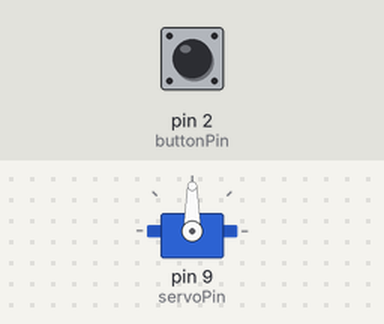
The sketch below on a simulated Arduino Uno, built with avr-gcc and run on an emulated ATmega328P. Parts: servo. Inputs (shaded band) come from the test bench; at power-on: pin 2 (buttonPin) HIGH.

Above: at 1.2 s.
1.3 s: pin 2 (buttonPin) pulled LOW for 0.15 s
At 1.8 s:
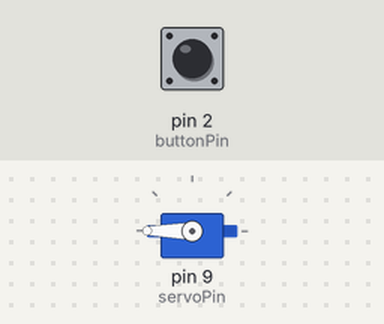
4.4 s: pin 2 (buttonPin) pulled LOW for 1 s
At 4.7 s:
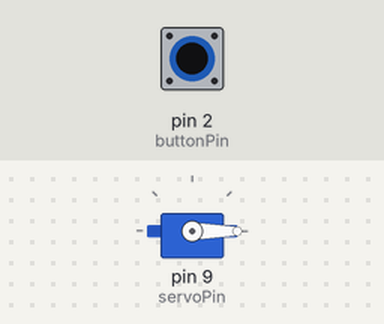
8.4 s: pin 2 (buttonPin) pulled LOW for 3.2 s
At 11.2 s:
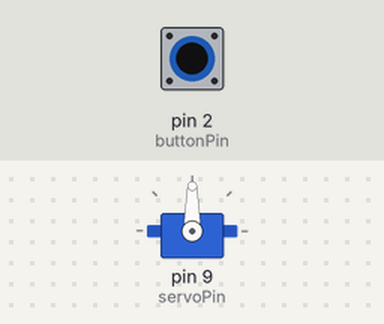
Timing chart, 0 to 14.7 s (numbered marks = the images above; inputs shaded):
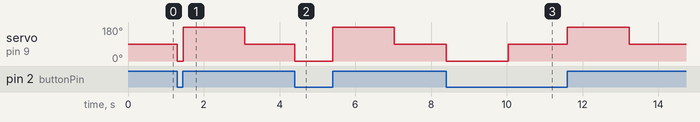

Measured:
- after the input at 1.3 s, servo on pin 9 (servoPin): 90° → 0° at once, → 180° 0.15 s later, → 90° 1.6 s later
- after the input at 4.4 s, servo on pin 9 (servoPin): 90° → 0° at once, → 180° 1.0 s later, → 90° 1.6 s later
- after the input at 8.4 s, servo on pin 9 (servoPin): 90° → 0° at once, → 90° 1.6 s later, → 180° 1.6 s later, → 90° 1.6 s later

The sketch:

servo_test_2.ino
```cpp
#include <Servo.h>

// Определяем пины
const int servoPin = 9;     // Пин для сервопривода
const int buttonPin = 2;    // Пин для кнопки

Servo myServo;              // Создаем объект сервопривода

// Переменные для управления сервоприводом непрерывного вращения
const int stopSpeed = 90;   // Значение для остановки сервопривода
const int forwardSpeed = 0; // Скорость для движения вперед (по часовой)
const int backwardSpeed = 180; // Скорость для движения назад (против часовой)

// Переменные для контроля вращения
bool isRotating = false;
bool wasButtonPressed = false;
unsigned long rotationStartTime = 0;

// Параметры поворота на 90 градусов
const int targetAngle = 90; // Целевой угол в градусах
const int rotationSpeed = 15; // Скорость вращения (град/сек) - нужно калибровать
unsigned long rotationTime; // Время для поворота на 90 градусов

void setup() {
  myServo.attach(servoPin);           // Подключаем сервопривод к 9 пину
  pinMode(buttonPin, INPUT_PULLUP);   // Подключаем кнопку ко 2 пину с подтягивающим резистором
  myServo.write(stopSpeed);           // Останавливаем сервопривод при запуске

  // Рассчитываем время для поворота на 90 градусов
  rotationTime = (targetAngle * 1000) / rotationSpeed;
}

void loop() {
  // Считываем состояние кнопки
  bool buttonState = digitalRead(buttonPin);

  // Обработка нажатия кнопки
  if (buttonState == LOW && !wasButtonPressed) {
    // Кнопка только что нажата
    startRotation();
    wasButtonPressed = true;
  }

  // Обработка отпускания кнопки
  if (buttonState == HIGH && wasButtonPressed) {
    // Кнопка только что отпущена
    returnToStart();
    wasButtonPressed = false;
  }

  // Проверка завершения вращения вперед
  if (isRotating && millis() - rotationStartTime >= rotationTime) {
    myServo.write(stopSpeed); // Останавливаем сервопривод
    isRotating = false;
  }

  delay(10); // Небольшая задержка для стабильности
}

void startRotation() {
  rotationStartTime = millis(); // Запоминаем время начала вращения
  isRotating = true;
  myServo.write(forwardSpeed); // Начинаем вращение вперед
}

void returnToStart() {
  // Если сервопривод все еще вращается вперед, останавливаем его
  if (isRotating) {
    myServo.write(stopSpeed);
    isRotating = false;
  }

  // Вращаемся назад в течение того же времени
  myServo.write(backwardSpeed);
  delay(rotationTime); // Ждем, пока сервопривод вернется в исходное положение
  myServo.write(stopSpeed); // Останавливаем сервопривод
}
```
